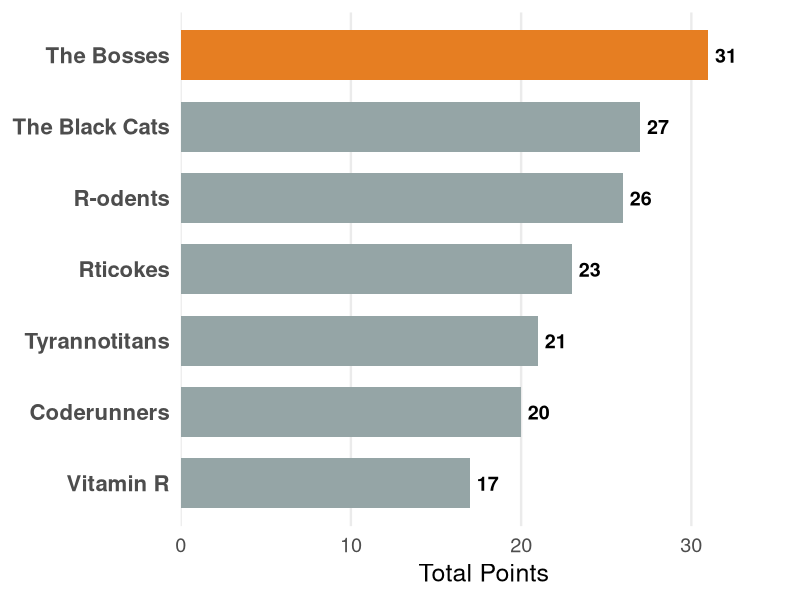
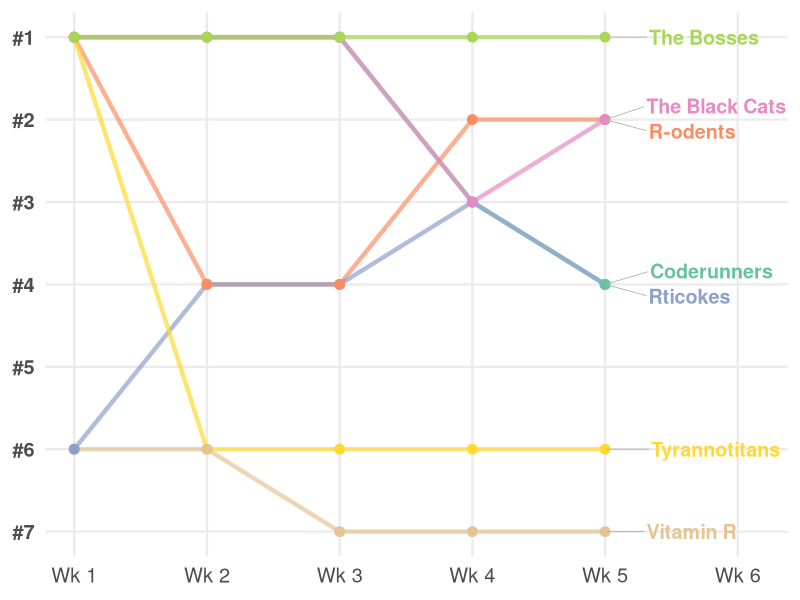

Write R code to recreate these figures, in order.
## ---- chunk 1
#| label: setup
library(tidyverse)
library(ggrepel)
library(here)

# =====================================================================
# Data loaded from CSVs produced by scripts/update-team-points.R
# =====================================================================

scoreboard <- read_csv(here("team_points.csv"), show_col_types = FALSE) |>
  mutate(
    total = pair_coding + assignments + quizzes + fun_challenge,
    team_name = fct_reorder(team_name, total)
  )

rankings <- read_csv(here("team_rankings.csv"), show_col_types = FALSE)

current_week = rankings |> 
  filter(week_points > 0)  |> 
  filter(week == max(week)) |> 
  filter(row_number() == 1) |> 
  pull(week) + 1


# Color: leading team(s) get highlight color, others get gray
max_pts <- max(scoreboard$total)
scoreboard <- scoreboard |>
  mutate(is_leader = total == max_pts & total > 0)
## ---- chunk 2
#| label: scoreboard-chart
#| fig-width: 10
#| fig-height: 5.5

# Bar chart
ggplot(scoreboard, aes(x = total, y = team_name, fill = is_leader)) +
  geom_col(width = 0.7) +
  geom_text(
    aes(label = total),
    hjust = -0.3,
    size = 5,
    fontface = "bold"
  ) +
  scale_fill_manual(
    values = c("TRUE" = "#e67e22", "FALSE" = "#95a5a6"),
    guide = "none"
  ) +
  scale_x_continuous(
    expand = expansion(mult = c(0, 0.15))
  ) +
  labs(
    x = "Total Points",
    y = NULL
  ) +
  theme_minimal(base_size = 18) +
  theme(
    panel.grid.major.y = element_blank(),
    panel.grid.minor = element_blank(),
    axis.text.y = element_text(face = "bold", size = 16)
  )
## ---- chunk 3
#| label: rankings-chart
#| fig-width: 10
#| fig-height: 5.5
#| fig-alt: "Bump chart showing team rankings over time, with rank on the y-axis (1 at top) and week on the x-axis. Each team is a colored line."

n_teams <- n_distinct(rankings$team_name)

rankings_filtered <- rankings |>
  filter(week < current_week)

last_week <- max(rankings_filtered$week)

label_data <- rankings_filtered |>
  filter(week == last_week)

rankings_filtered |>
  ggplot(aes(x = week, y = rank, color = team_name, group = team_name)) +
  geom_line(linewidth = 1.5, alpha=.7) +
  geom_point(size = 3) +
  geom_text_repel(
    data = label_data,
    aes(label = team_name),
    nudge_x = 0.3,
    direction = "y",
    hjust = 0,
    segment.size = 0.3,
    segment.color = "gray70",
    size = 5,
    fontface = "bold",
    show.legend = FALSE
  ) +
  scale_y_reverse(
    breaks = seq_len(n_teams),
    labels = \(x) paste0("#", x)
  ) +
  scale_x_continuous(
    breaks = seq_len(max(rankings$week)),
    labels = \(x) paste0("Wk ", x),
    expand = expansion(mult = c(0.05, 0.25))
  ) +
  scale_color_brewer(palette = "Set2") +
  labs(
    x = NULL,
    y = NULL
  ) +
  theme_minimal(base_size = 18) +
  theme(
    legend.position = "none",
    panel.grid.minor = element_blank(),
    axis.text.y = element_text(face = "bold")
  )
## ---- chunk 4
#| label: scoreboard-table

scoreboard |>
  arrange(desc(total), team_name) |>
  select(
    Team = team_name,
    `Pair Coding` = pair_coding,
    Assignments = assignments,
    Quizzes = quizzes,
    `Fun Challenge` = fun_challenge,
    Total = total
  ) |>
  knitr::kable(align = c("l", "c", "c", "c", "c", "c"))
